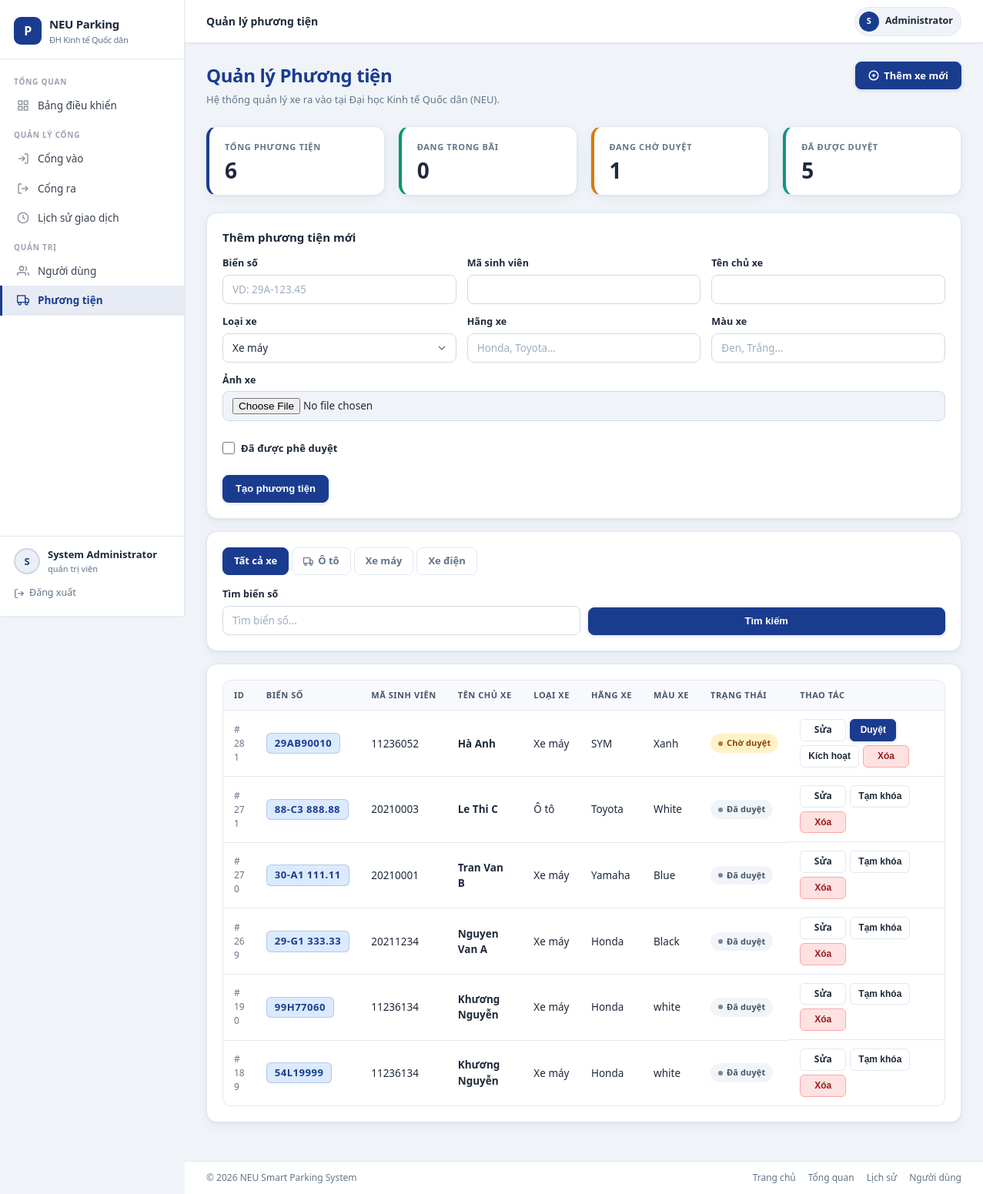
The page /admin/vehicles (signed in) on the database as committed earlier.
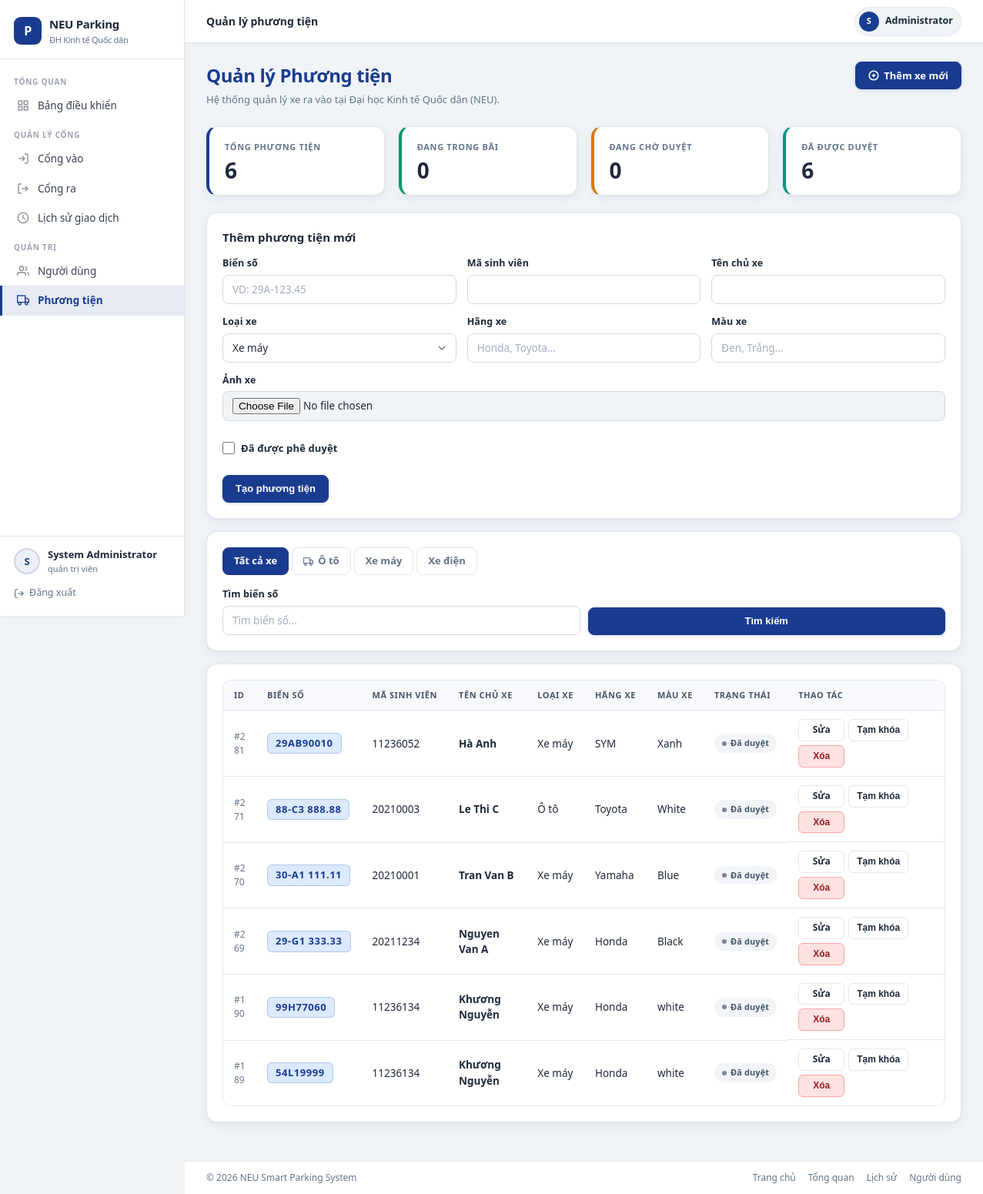
The same page on the database as committed later.
### tables this page shows
CREATE TABLE vehicles (
            id INTEGER PRIMARY KEY AUTOINCREMENT,
            plate TEXT UNIQUE NOT NULL,
            student_code TEXT NOT NULL,
            owner_name TEXT,
            vehicle_type TEXT NOT NULL DEFAULT 'motorbike',
            brand TEXT,
            color TEXT,
            image_path TEXT,
            is_active INTEGER NOT NULL DEFAULT 1,
            created_at TEXT DEFAULT CURRENT_TIMESTAMP
        );

### app.py (the view)
@app.route("/admin/vehicles")
@roles_required("admin")
def vehicles():
    plate = (request.args.get("plate") or "").strip()
    vehicle_type = (request.args.get("type") or "").strip()
    edit_vehicle_id = (request.args.get("edit") or "").strip()
    editing_vehicle = get_vehicle_by_id(int(edit_vehicle_id)) if edit_vehicle_id.isdigit() else None
    vehicles_rows = list_vehicles(plate=plate, vehicle_type=vehicle_type)
    active_map = _active_parking_map()
    context = {
        "vehicles": vehicles_rows,
        "total": int(_fetch_scalar("SELECT COUNT(*) FROM vehicles")),
        "in_parking": int(_fetch_scalar("SELECT COUNT(*) FROM parking_log WHERE time_out IS NULL")),
        "pending": int(_fetch_scalar("SELECT COUNT(*) FROM vehicles WHERE is_active=0")),
        "approved": int(_fetch_scalar("SELECT COUNT(*) FROM vehicles WHERE is_active=1")),
        "plate_filter": plate,
        "type_filter": vehicle_type,
        "active_map": active_map,
        "editing_vehicle": editing_vehicle,
        "vehicle_form": _vehicle_form_defaults(editing_vehicle),
    }
    return render_template("vehicles.html", **context)

### app.py (called while the page is built, shortened)
def _engine():
    return get_engine()

def _fetch_all(sql: str, params: dict | None = None):
    with _engine().connect() as conn:
        return conn.execute(text(sql), params or {}).fetchall()

def _fetch_scalar(sql: str, params: dict | None = None, default=0):
    with _engine().connect() as conn:
        value = conn.execute(text(sql), params or {}).scalar()
        return default if value is None else value

def _active_parking_map() -> dict[str, bool]:
    rows = _fetch_all("SELECT plate FROM parking_log WHERE time_out IS NULL")
    return {normalize_plate(row[0]): True for row in rows}

def _vehicle_form_defaults(data: dict | None = None) -> dict:
    payload = {
        "plate": "",
        "student_code": "",
        "owner_name": "",
        "vehicle_type": "motorbike",
        "brand": "",
        "color": "",
        "is_active": False,
    }
    return payload

def _translate_role(role: str | None) -> str:
    return {
        "admin": "quản trị viên",
        "guard": "bảo vệ",
        "student": "sinh viên",
    }.get((role or "").lower(), role or "-")

### templates/vehicles.html (shortened to what the changed rows need)
{% extends 'base.html' %}
{% block extra_css %}
<link rel="stylesheet" href="{{ url_for('static', filename='css/admin.css') }}">
{% endblock %}
{% block content %}
<div class="page-header">
    <div>
        <h1 class="page-title">Quản lý Phương tiện</h1>
    </div>
</div>
<div class="grid grid-4" style="margin-bottom:22px;">
    <article class="stat-card accent-orange">
        <p class="stat-label">Đang chờ duyệt</p>
        <p class="stat-value">{{ pending }}</p>
    </article>
    <article class="stat-card accent-teal">
        <p class="stat-label">Đã được duyệt</p>
        <p class="stat-value">{{ approved }}</p>
    </article>
</div>
<article class="section-card" id="vehicle-form" style="margin-bottom:16px;">
    <h2 class="section-title">{{ 'Cập nhật phương tiện' if editing_vehicle else 'Thêm phương tiện mới' }}</h2>
</article>
<article class="section-card">
    <div class="table-wrapper">
        <table class="vehicles-table">
            <thead>
                <tr>
                    <th>ID</th>
                    <th>Biển số</th>
                    <th>Mã sinh viên</th>
                    <th>Tên chủ xe</th>
                    <th>Loại xe</th>
                    <th>Hãng xe</th>
                    <th>Màu xe</th>
                    <th>Trạng thái</th>
                    <th>Thao tác</th>
                </tr>
            </thead>
            <tbody>
                {% for vehicle in vehicles %}
                {% set plate_key = vehicle.plate.upper().replace('-', '').replace(' ', '').replace('.', '') %}
                <tr>
                    <td style="color:var(--text-secondary);font-size:12px;">#{{ vehicle.id }}</td>
                    <td><span class="plate-badge">{{ vehicle.plate }}</span></td>
                    <td>{{ vehicle.student_code }}</td>
                    <td><strong>{{ vehicle.owner_name or '—' }}</strong></td>
                    <td>{{ translate_vehicle_type(vehicle.vehicle_type) }}</td>
                    <td>{{ vehicle.brand or '—' }}</td>
                    <td>{{ vehicle.color or '—' }}</td>
                    <td>
                        {% if active_map.get(plate_key) %}
                            <span class="badge badge-success">Trong bãi</span>
                        {% elif not vehicle.is_active %}
                            <span class="badge badge-warning">Chờ duyệt</span>
                        {% else %}
                            <span class="badge badge-secondary">Đã duyệt</span>
                        {% endif %}
                    </td>
                    <td class="actions-cell actions-stack vehicle-actions">
                        <a class="btn btn-secondary btn-small"
                           href="{{ url_for('vehicles', edit=vehicle.id, plate=plate_filter, type=type_filter) }}#vehicle-form">Sửa</a>
                        {% if not vehicle.is_active %}
                        <form method="post" action="{{ url_for('approve_vehicle_route', vehicle_id=vehicle.id) }}">
                            <button class="btn btn-primary btn-small" type="submit">Duyệt</button>
                        </form>
                        {% endif %}
                        <form method="post" action="{{ url_for('toggle_vehicle_route', vehicle_id=vehicle.id) }}">
                            <button class="btn btn-secondary btn-small" type="submit">
                                {{ 'Tạm khóa' if vehicle.is_active else 'Kích hoạt' }}
                            </button>
                        </form>
                        <form method="post" action="{{ url_for('delete_vehicle_route', vehicle_id=vehicle.id) }}"
                              onsubmit="return confirm('Xóa phương tiện này?');">
                            <button class="btn btn-danger btn-small" type="submit">Xóa</button>
                        </form>
                    </td>
                </tr>
                {% else %}
                <tr>
                    <td colspan="9" class="muted" style="text-align:center;padding:28px;">Không có dữ liệu phương tiện.</td>
                </tr>
                {% endfor %}
            </tbody>
        </table>
    </div>
</article>
{% endblock %}

Rows that differ between the two databases and show on the page:
changed vehicles "Hà Anh": is_active "Kích hoạt" → "Tạm khóa"; is_active "Chờ duyệt Duyệt" → "Đã duyệt"
Other text that changed with them:
{{ pending }}: "1" → "0"
{{ approved }}: "5" → "6"
